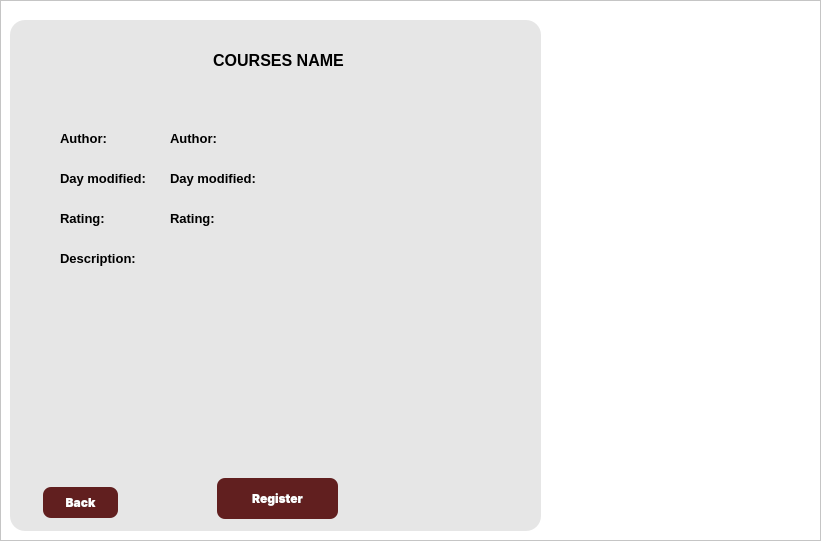
<?xml version="1.0" encoding="UTF-8"?>
<ui version="4.0">
 <class>CourseUI</class>
 <widget class="QWidget" name="CourseUI">
  <property name="windowModality">
   <enum>Qt::ApplicationModal</enum>
  </property>
  <property name="geometry">
   <rect>
    <x>0</x>
    <y>0</y>
    <width>821</width>
    <height>541</height>
   </rect>
  </property>
  <property name="windowTitle">
   <string>Form</string>
  </property>
  <property name="styleSheet">
   <string notr="true">QMainWindow {
	background-color: #fff;
}</string>
  </property>
  <widget class="QFrame" name="frame">
   <property name="geometry">
    <rect>
     <x>0</x>
     <y>0</y>
     <width>821</width>
     <height>541</height>
    </rect>
   </property>
   <property name="styleSheet">
    <string notr="true">QFrame {
	background-color: #fff;
}</string>
   </property>
   <property name="frameShape">
    <enum>QFrame::StyledPanel</enum>
   </property>
   <property name="frameShadow">
    <enum>QFrame::Raised</enum>
   </property>
   <widget class="QFrame" name="inforFrame">
    <property name="geometry">
     <rect>
      <x>10</x>
      <y>20</y>
      <width>531</width>
      <height>511</height>
     </rect>
    </property>
    <property name="styleSheet">
     <string notr="true">QFrame {
	background-color: rgba(230, 230, 230, 255);
	border-radius: 15px;
}</string>
    </property>
    <property name="frameShape">
     <enum>QFrame::StyledPanel</enum>
    </property>
    <property name="frameShadow">
     <enum>QFrame::Raised</enum>
    </property>
    <widget class="QLabel" name="label_2">
     <property name="geometry">
      <rect>
       <x>50</x>
       <y>110</y>
       <width>71</width>
       <height>16</height>
      </rect>
     </property>
     <property name="font">
      <font>
       <pointsize>10</pointsize>
       <weight>75</weight>
       <bold>true</bold>
      </font>
     </property>
     <property name="text">
      <string>Author:</string>
     </property>
    </widget>
    <widget class="QLabel" name="label_3">
     <property name="geometry">
      <rect>
       <x>50</x>
       <y>150</y>
       <width>91</width>
       <height>16</height>
      </rect>
     </property>
     <property name="font">
      <font>
       <pointsize>10</pointsize>
       <weight>75</weight>
       <bold>true</bold>
      </font>
     </property>
     <property name="text">
      <string>Day modified:</string>
     </property>
    </widget>
    <widget class="QLabel" name="label_4">
     <property name="geometry">
      <rect>
       <x>50</x>
       <y>190</y>
       <width>91</width>
       <height>16</height>
      </rect>
     </property>
     <property name="font">
      <font>
       <pointsize>10</pointsize>
       <weight>75</weight>
       <bold>true</bold>
      </font>
     </property>
     <property name="text">
      <string>Rating:</string>
     </property>
    </widget>
    <widget class="QLabel" name="label_5">
     <property name="geometry">
      <rect>
       <x>50</x>
       <y>230</y>
       <width>91</width>
       <height>16</height>
      </rect>
     </property>
     <property name="font">
      <font>
       <pointsize>10</pointsize>
       <weight>75</weight>
       <bold>true</bold>
      </font>
     </property>
     <property name="text">
      <string>Description:</string>
     </property>
    </widget>
    <widget class="QTextEdit" name="descriptionTxtBox">
     <property name="geometry">
      <rect>
       <x>160</x>
       <y>230</y>
       <width>321</width>
       <height>181</height>
      </rect>
     </property>
     <property name="font">
      <font>
       <weight>75</weight>
       <bold>true</bold>
      </font>
     </property>
     <property name="styleSheet">
      <string notr="true"/>
     </property>
    </widget>
    <widget class="QLabel" name="dayModifyLbl">
     <property name="geometry">
      <rect>
       <x>160</x>
       <y>150</y>
       <width>321</width>
       <height>16</height>
      </rect>
     </property>
     <property name="font">
      <font>
       <pointsize>10</pointsize>
       <weight>75</weight>
       <bold>true</bold>
      </font>
     </property>
     <property name="text">
      <string>Day modified:</string>
     </property>
    </widget>
    <widget class="QLabel" name="ratingLbl">
     <property name="geometry">
      <rect>
       <x>160</x>
       <y>190</y>
       <width>321</width>
       <height>16</height>
      </rect>
     </property>
     <property name="font">
      <font>
       <pointsize>10</pointsize>
       <weight>75</weight>
       <bold>true</bold>
      </font>
     </property>
     <property name="text">
      <string>Rating:</string>
     </property>
    </widget>
    <widget class="QLabel" name="authorLbl">
     <property name="geometry">
      <rect>
       <x>160</x>
       <y>110</y>
       <width>321</width>
       <height>16</height>
      </rect>
     </property>
     <property name="font">
      <font>
       <pointsize>10</pointsize>
       <weight>75</weight>
       <bold>true</bold>
      </font>
     </property>
     <property name="text">
      <string>Author:</string>
     </property>
    </widget>
    <widget class="QPushButton" name="registerBtn">
     <property name="geometry">
      <rect>
       <x>207</x>
       <y>458</y>
       <width>121</width>
       <height>41</height>
      </rect>
     </property>
     <property name="styleSheet">
      <string notr="true"> QPushButton {
   background-color: rgb(97, 31, 31);
   border-radius: 8px;  
   color: #fff;
   font-family: Inter,sans-serif;
   font-size: 1.2rem;
   font-weight: 700;
   line-height: 1;
   margin: 0;
   outline: none;
   padding: 1rem 1.2rem;
   text-align: center;
   text-decoration: none;
   white-space: nowrap;
   border: 0;
 }
QPushButton:hover:!pressed
{
  background-color: rgb(100, 30, 30);
}
 QPushButton:hover {
     background-color: rgb(147, 81, 81);
 }</string>
     </property>
     <property name="text">
      <string>Register</string>
     </property>
    </widget>
    <widget class="QLabel" name="courseName">
     <property name="geometry">
      <rect>
       <x>43</x>
       <y>30</y>
       <width>451</width>
       <height>20</height>
      </rect>
     </property>
     <property name="font">
      <font>
       <pointsize>12</pointsize>
       <weight>75</weight>
       <bold>true</bold>
      </font>
     </property>
     <property name="text">
      <string>COURSES NAME</string>
     </property>
     <property name="alignment">
      <set>Qt::AlignCenter</set>
     </property>
    </widget>
    <widget class="QPushButton" name="pushButton">
     <property name="geometry">
      <rect>
       <x>33</x>
       <y>467</y>
       <width>75</width>
       <height>31</height>
      </rect>
     </property>
     <property name="styleSheet">
      <string notr="true"> QPushButton {
   background-color: rgb(97, 31, 31);
   border-radius: 8px;  
   color: #fff;
   font-family: Inter,sans-serif;
   font-size: 1.2rem;
   font-weight: 700;
   line-height: 1;
   margin: 0;
   outline: none;
   padding: 1rem 1.2rem;
   text-align: center;
   text-decoration: none;
   white-space: nowrap;
   border: 0;
 }
QPushButton:hover:!pressed
{
  background-color: rgb(100, 30, 30);
}
 QPushButton:hover {
     background-color: rgb(147, 81, 81);
 }</string>
     </property>
     <property name="text">
      <string>Back</string>
     </property>
    </widget>
    <zorder>label_2</zorder>
    <zorder>label_3</zorder>
    <zorder>label_4</zorder>
    <zorder>label_5</zorder>
    <zorder>descriptionTxtBox</zorder>
    <zorder>dayModifyLbl</zorder>
    <zorder>ratingLbl</zorder>
    <zorder>authorLbl</zorder>
    <zorder>courseName</zorder>
    <zorder>registerBtn</zorder>
    <zorder>pushButton</zorder>
   </widget>
   <widget class="QFrame" name="testList">
    <property name="geometry">
     <rect>
      <x>550</x>
      <y>20</y>
      <width>261</width>
      <height>511</height>
     </rect>
    </property>
    <property name="styleSheet">
     <string notr="true">QFrame {
	background-color: rgba(255, 255, 255, 255);
	border-radius: 15px;
}

QTextEdit {
	background-color: rgba(0, 0, 0, 0);
	border: 0px;
}
</string>
    </property>
    <property name="frameShape">
     <enum>QFrame::StyledPanel</enum>
    </property>
    <property name="frameShadow">
     <enum>QFrame::Raised</enum>
    </property>
   </widget>
  </widget>
 </widget>
 <tabstops>
  <tabstop>pushButton</tabstop>
 </tabstops>
 <resources/>
 <connections/>
</ui>
